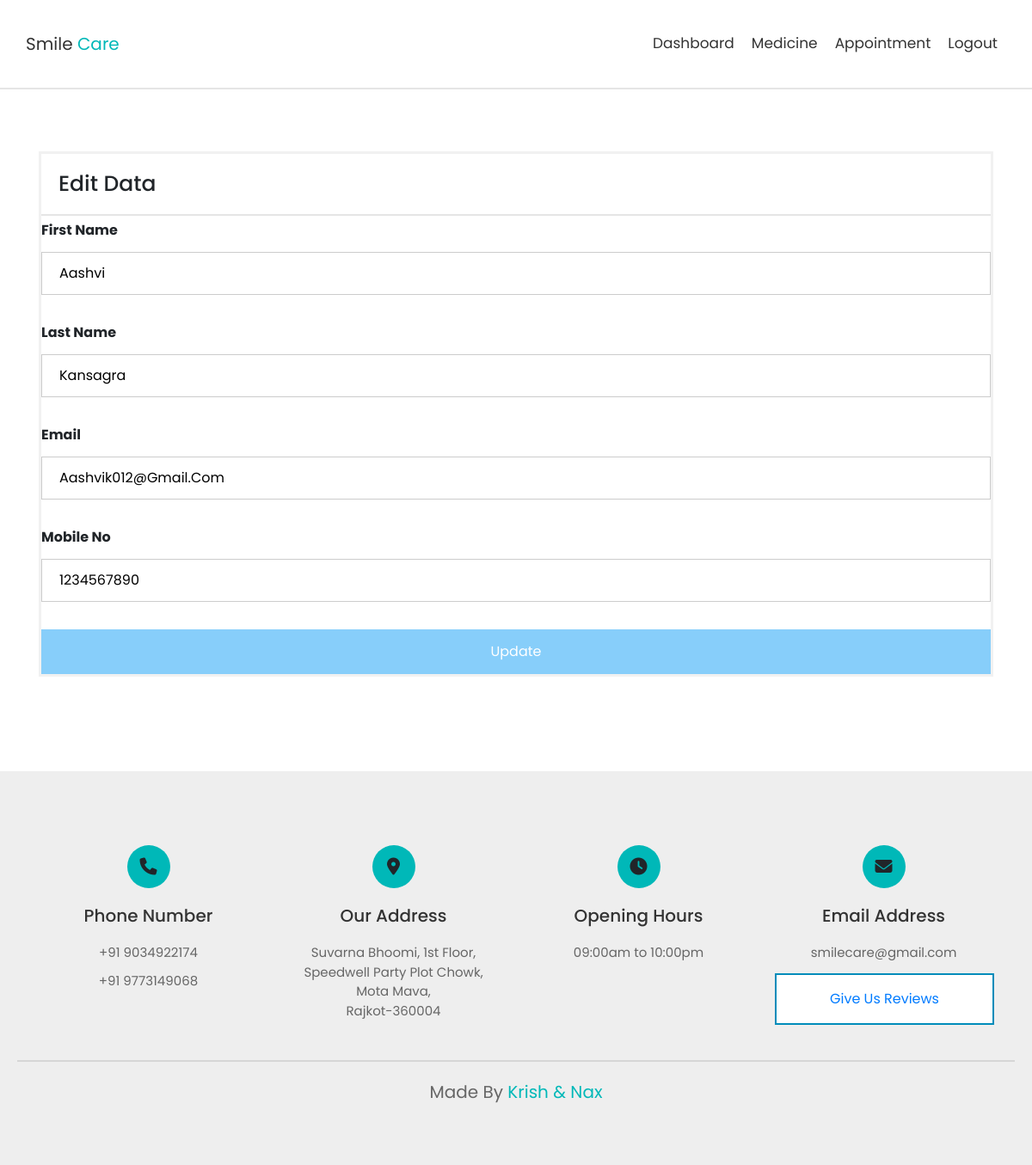
Page /patient_edit.php?email=aashvik012@gmail.com on the committed database.
### tables this page shows
CREATE TABLE `registration` (
  `first_name` char(50) NOT NULL,
  `last_name` char(50) NOT NULL,
  `email` varchar(50) NOT NULL,
  `password` varchar(25) NOT NULL,
  `confirm_password` varchar(50) NOT NULL,
  `mobile_no` varchar(11) NOT NULL,
  `type` varchar(11) NOT NULL
);

### patient_edit.php (the view, shortened to what this page needs)
<?php
include_once("connection.php");
@include_once 'doctor_header.php';
$e=@$_GET['email'];
 $q="select * from registration where email='$e'";
 $result=mysqli_query($conn,$q);
 while($r=mysqli_fetch_array($result))
 {
     ?>
     <!DOCTYPE html>
  <html>
    <head>
        <link rel="stylesheet" href="https://cdnjs.cloudflare.com/ajax/libs/font-awesome/6.1.0/css/all.min.css">
        <link rel="stylesheet" href="https://cdnjs.cloudflare.com/ajax/libs/bootstrap/4.6.1/css/bootstrap.min.css">
        <link rel="stylesheet" href="css/style.css">
        <link rel="stylesheet" href="css/sign in.css">
    </head>
    <body>
      <section class="contact" id="contact" style="margin-top: 5%;">
        <div class="container"><br/><br/>
          <form method="post" action="display.php">
          <h1 class="header">Edit Data</h1>
            <label for="fname"><b>First Name</b></label><br/>
            <input type="text" name="fname" value="<?php echo $r[0]; ?>"/><br/><br/>
            <label for="lname"><b>Last Name</b></label><br/>
            <input type="text" name="lname" value="<?php echo $r[1]; ?>"/><br/><br/>
            <label for="email"><b>Email</b></label><br/>
            <input type="text" name="email" value="<?php echo $r[2]; ?>"readonly/><br/><br/>
            <label for="mno"><b>Mobile No</b></label><br/>
            <input type="text" name="mno" value="<?php echo $r[5]; ?>"/><br/><br/>
            <button type="submit" class="registration" name="update_btn">Update</button>
          </form>
        </div>
      </section>
    </body>
  </html>
<?php
 }
?>
<?php
 @include_once 'patient_footer.php';
?>

### css/style.css (style rules this page uses)
:root { --blue:#00b8b8; --black:#333; --white:#fff; --light-color:#666; --light-bg:#eee; --border:.2rem solid rgba(0,0,0,.1); --box-shadow:0 .5rem 1rem rgba(0,0,0,.1); }
* { font-family: 'Poppins', sans-serif; margin:0; padding:0; box-sizing: border-box; outline: none; border:none; text-decoration: none !important; text-transform: capitalize; }
html { font-size: 62.5%; overflow-x: hidden; scroll-behavior: smooth; scroll-padding-top: 6.5rem; }
section { padding:7rem 2rem; }
.header { padding:2rem; border-bottom: var(--border); }

### css/sign in.css (style rules this page uses)
form { border: 3px solid #f1f1f1; font-size: medium; }
input[type=text], input[type=password] { width: 100%; padding: 12px 20px; margin: 8px 0; display: inline-block; border: 1px solid #ccc; box-sizing: border-box; }
button { background-color: lightskyblue; color: white; padding: 14px 20px; margin: 8px 0; border: none; cursor: pointer; width: 100%; }
.container { padding: 16px; }

### rows in the picture
registration: fname "aashvi", lname "kansagra", email "aashvik012@gmail.com", mno "1234567890"
